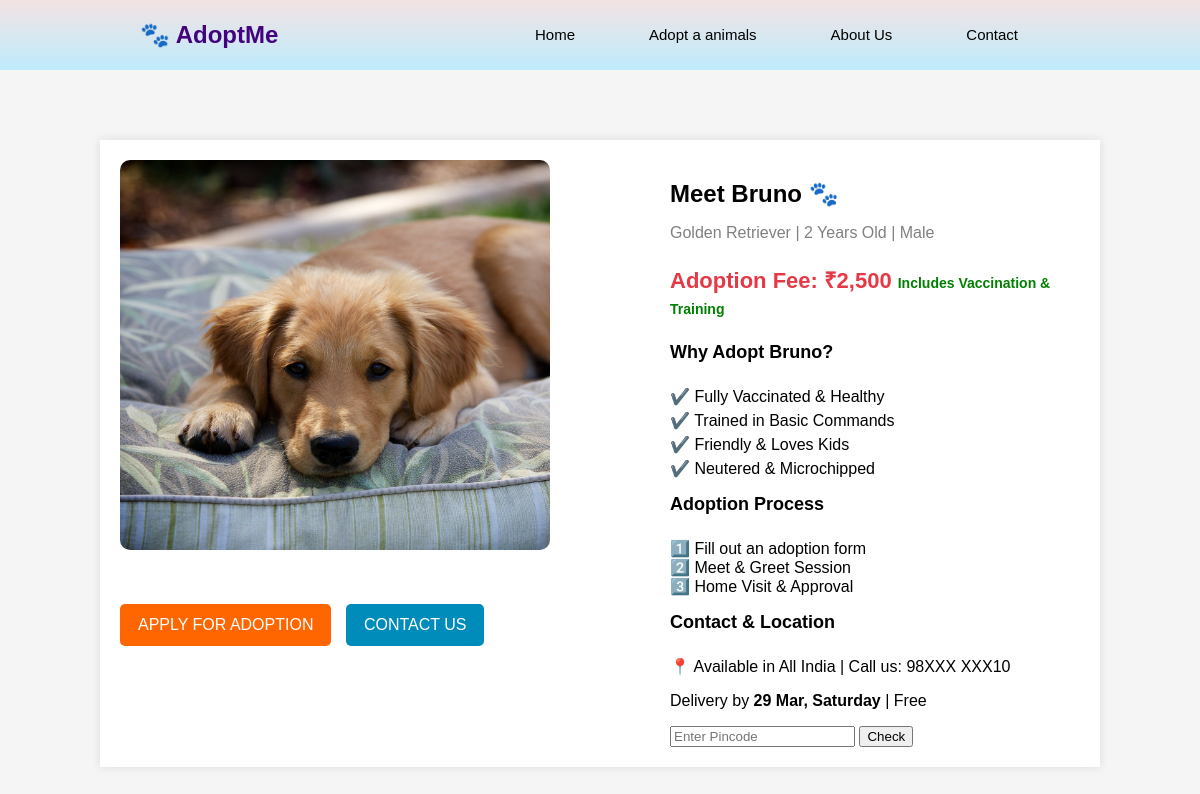
The app's page /Adopt/adopt.php?id=1 with its own data.
### tables this page shows
CREATE TABLE `animals` (
  `id` int(11) NOT NULL,
  `name` varchar(50) DEFAULT NULL,
  `image_name` varchar(250) DEFAULT NULL,
  `category` varchar(50) DEFAULT NULL,
  `breed` varchar(100) DEFAULT NULL,
  `age` int(11) DEFAULT NULL,
  `gender` varchar(20) DEFAULT NULL
);

### Adopt/adopt.php (the view, shortened to what this page needs)
<!DOCTYPE html>
<html lang="en">
<head>
</head>
<body>
        <nav class="navbar">
            <div class="logo">🐾 AdoptMe</div>
            <ul class="nav-links">
            <?php
                    $encrypted_uid = $_GET['uid'];
                ?>
                <li><a href="http://localhost/project/index2.php?uid=<?php echo $encrypted_uid; ?>">Home</a></li>
                <li><a href="http://localhost/project/Adopt/index.php?uid=<?php echo $encrypted_uid; ?>">Adopt a animals</a></li>
                <li><a href="#">About Us</a></li>
                <li><a href="#">Contact</a></li>
            </ul>
        </nav>
        <?php
            include 'dbconnect.php';
            $id = $_GET['id'];
            $sql = "SELECT * FROM animals WHERE id = '$id'";
            $result = $conn->query($sql);
            if ($result->num_rows > 0) {
              $row = $result->fetch_assoc();
              ?>
    <div class="container">
        <div class="adopt-section">
            <div class="dog-image">
                <img src="images/<?php echo $row["image_name"]; ?>" alt="Adoptable Dog">
                <div class="buttons">
                    <?php
                        $encrypted_uid = $_GET['uid'];
                    ?>
                    <a href="http://localhost/project/Adopt/details.php?id=<?php echo $row["id"]; ?>&uid=<?php echo $encrypted_uid; ?>" target="_blank">
                        <button class="apply-btn">APPLY FOR ADOPTION</button></a>
                    <a href="#">
                        <button class="contact-btn">CONTACT US</button></a>
                </div>
            </div>
              <div class="dog-details">
                <h2>Meet <?php echo $row["name"]; ?>  🐾   </h2>
                <p class="subheading"><?php echo $row["breed"]; ?> | <?php echo $row["age"]; ?> Years Old | <?php echo $row["gender"]; ?></p>
              <?php
            } else {
              echo "0 results";
            }
          ?>
                <h3 class="adoption-fee">Adoption Fee: ₹2,500 <span class="discount">Includes Vaccination & Training</span></h3>
                <h4>Why Adopt Bruno?</h4>
                <ul class="offers">
                    <li>✔️ Fully Vaccinated & Healthy</li>
                    <li>✔️ Trained in Basic Commands</li>
                    <li>✔️ Friendly & Loves Kids</li>
                    <li>✔️ Neutered & Microchipped</li>
                </ul>
                <h4>Adoption Process</h4>
                <p>1️⃣ Fill out an adoption form <br> 2️⃣ Meet & Greet Session <br> 3️⃣ Home Visit & Approval</p>
                <h4>Contact & Location</h4>
                <p>📍 Available in All India | Call us: 98XXX XXX10</p>
                <p>Delivery by <strong>29 Mar, Saturday</strong> | Free</p>
                <input type="text" placeholder="Enter Pincode">
                <button class="check-btn">Check</button>
            </div>
        </div>
    </div>
</body>
</html>

### Adopt/adopt.php (style rules this page uses)
body { font-family: Arial, sans-serif; background-color: #f5f5f5; margin: 0; padding: 0; }
.navbar { display: flex; justify-content: space-between; align-items: center; background-image: linear-gradient(to top, #beebfc, #f3e3e3); padding: 10px 140px; }
.logo { font-size: 24px; font-weight: bold; color: rgb(68, 3, 126); }
.nav-links { list-style: none; display: flex; gap: 20px; }
.nav-links li { display: inline; }
.nav-links a { text-decoration: none; color: rgb(0, 0, 0); font-size: 15px; padding: 8px 12px; transition: background 0.8s ease; margin-right: 30px; }
.container { width: 80%; margin: 20px auto; display: flex; margin-top: 70px; background: white; padding: 20px; box-shadow: 0px 0px 10px rgba(0, 0, 0, 0.1); }
.adopt-section { display: flex; gap: 20px; }
.dog-image img { width: 430px; height: 390px; border-radius: 10px; }
.dog-details { max-width: 600px; margin-left: 100px; }
h2 { font-size: 24px; margin-bottom: 5px; }
.subheading { color: gray; font-size: 16px; }
.adoption-fee { font-size: 22px; color: #e63946; font-weight: bold; }
.discount { color: green; font-size: 14px; }
h4 { margin-top: 15px; font-size: 18px; }
.offers { list-style: none; padding: 0; }
.offers li { font-size: 16px; margin-bottom: 5px; }
.buttons { margin-top: 50px; }
.apply-btn, .contact-btn { padding: 12px 18px; border: none; cursor: pointer; font-size: 16px; border-radius: 5px; margin-right: 10px; }
.apply-btn { background: #ff6600; color: white; }
.contact-btn { background: #008CBA; color: white; }

### records on screen
animals: image_name (picture), name "Bruno", breed "Golden Retriever", age "2", gender "Male"
